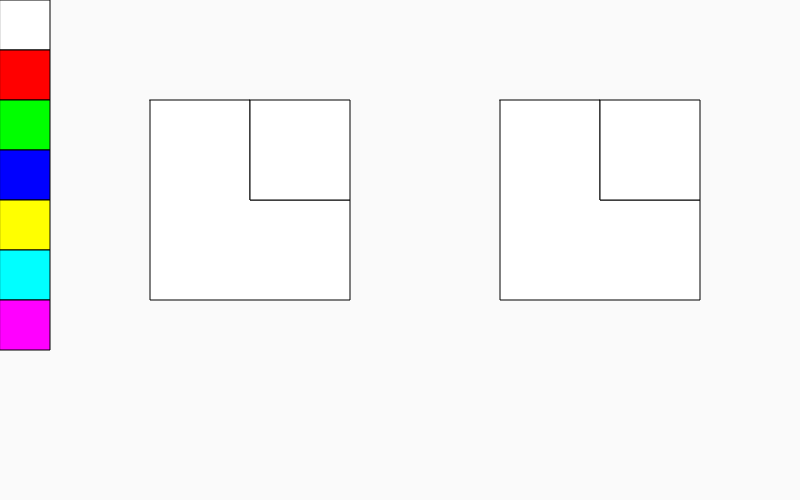
Frame 1 (no input)
Frame 60 (no input): identical to frame 1, image omitted
Frame 120 (the mouse pressed at the canvas centre since frame 60): identical to frame 1, image omitted

The p5.js sketch that drew this single still picture (run headless with seeded random() and noise() and a simulated clock; from frame 60 on, the mouse is pressed at the canvas centre):

// p5.js sketch
// ── sketch.js
var cp = new ColorPanel(10,10,50);
var fr1 = new FillableRegion();
var fr2 = new FillableRegion();
var shape1 = new FillableShape(150, 0);
var shape2 = new FillableShape(500, 0);


function setup() {
	createCanvas(800, 500);
	cp.addColor("#fff");
	cp.addColor("#f00");
	cp.addColor("#0f0");
	cp.addColor("#00f");
	cp.addColor("#ff0");
	cp.addColor("#0ff");
	cp.addColor("#f0f");
	
	fr1.vertices.push({x:0, y: 100});
	fr1.vertices.push({x:100, y: 100});
	fr1.vertices.push({x:100, y: 200});
	fr1.vertices.push({x:200, y: 200});
	fr1.vertices.push({x:200, y: 300});
	fr1.vertices.push({x:0, y: 300});
	fr1.vertices.push({x:0, y: 200});
	fr2.vertices.push({x:100, y: 100});
	fr2.vertices.push({x:200, y: 100});
	fr2.vertices.push({x:200, y: 200});
	fr2.vertices.push({x:100, y: 200});
	
	shape1.addRegion(fr1);	
	shape1.addRegion(fr2);
	shape2.addRegion(fr1);
	shape2.addRegion(fr2);
}

function draw() {
	background(250);
	cp.draw();
	shape1.draw();
	shape2.draw();
}

function touchStarted() {
  cp.onTouched(mouseX, mouseY);
  shape1.onTouched(mouseX, mouseY, cp.selectedColor);
  shape2.onTouched(mouseX, mouseY, cp.selectedColor);
}


// ── colorbox.js
var ColorBox = function(x,y,size,col){
	this.x = x, this.y = y, this.size = size, this.col = col;
	this.draw = function() {
		push();
		translate(this.x, this.y);
		fill(this.col);
		rect(0,0,this.size,this.size);
		pop();
	}
}
// ── colorpanel.js
var ColorPanel = function(x,y,boxSize){
	this.x = x, this.y = y, this.boxSize = boxSize;
	this.colors = [];
	this.selectedColor = "#fff";
	this.draw = function(){
		push();
		for (let i=0;i<this.colors.length; i++){
			this.colors[i].draw();
		}
		pop();
	}
	
	this.addColor = function(col){		
		let c = new ColorBox(0,this.colors.length * this.boxSize, this.boxSize, col);
		this.colors.push(c);
	}
	
	this.onTouched = function(x,y){
		if (this.colors.length > 0){
			let tx = x - this.x, ty = y - this.y;
			let h = this.colors.length * this.boxSize;
			let w = this.boxSize;
			if ((tx>=0 && tx<=w) && (ty>=0 && ty<=h)) {
				this.selectedColor = this.colors[Math.floor(ty/this.boxSize)].col;
			}
		}
	}
}
// ── fillableregion.js
var FillableRegion = function(){
	this.vertices = [];
	this.filledColor ="#fff";
	this.fillColorUpdated = null;
	
	this.draw = function(){
		fill(this.filledColor);
		beginShape();
		for	(let i=0; i<this.vertices.length; i++){
			vertex(this.vertices[i].x, this.vertices[i].y);
		}
		endShape(CLOSE);
	}
	
	this.onTouched = function(tx,ty,col){
		let n = this.vertices.length;
		let	inside = false;
		for(let i=0; i < n; i++){
			let x1=this.vertices[i].x, y1=this.vertices[i].y, x2=this.vertices[(i+1)%n].x, y2=this.vertices[(i+1)%n].y;
			if((ty<y1 != ty<y2) && tx<((x2-x1)*(ty-y1)/(y2-y1)+x1))	inside = !inside;
		}
		if (inside && this.fillColorUpdated!=null) {
			this.fillColorUpdated(this, col);
		}
	}
}
// ── fillableshape.js
var FillableShape = function(x,y){
	this.x=x, this.y=y;
	this.regions = [];
	
	this.addRegion = function(r){
		r.fillColorUpdated = this.updateFillColor;
		this.regions.push({...r});
	}
	
	this.draw = function(){
		push();
		translate(this.x, this.y);
		for (let i=0;i<this.regions.length; i++){
			this.regions[i].draw();
		}
		pop();
	}
	
	this.onTouched = function(x,y,col){
		for (let i=0;i<this.regions.length; i++){
			this.regions[i].onTouched(x-this.x,y-this.y,col);
		}
	}
	
	this.updateFillColor = function(src, val){
		src.filledColor = val;
	}
}
